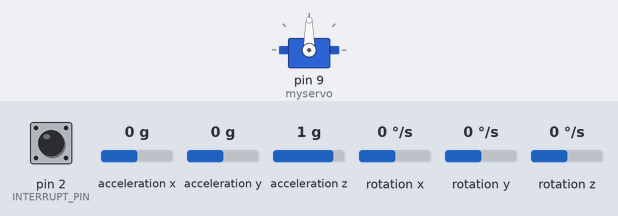
The sketch below on a simulated Arduino Uno, built with avr-gcc and run on an emulated ATmega328P. Parts: servo. The test bench sets the inputs (shaded band); at power-on: acceleration y 0 g, acceleration z 1 g, pin 2 (INTERRUPT_PIN) LOW, acceleration x 0 g, rotation x 0 °/s, rotation y 0 °/s, rotation z 0 °/s. The sensor or clock chip raises its interrupt line as the real part does; what the sketch prints to the serial monitor is not drawn.

Above: at 1.7 s.
1.8 s: acceleration y set to -1.4 g
At 2.1 s:
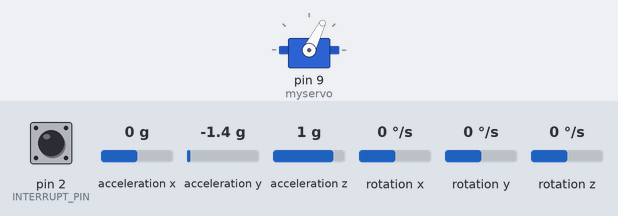
3.3 s: acceleration z set to -1.4 g
At 4.5 s:
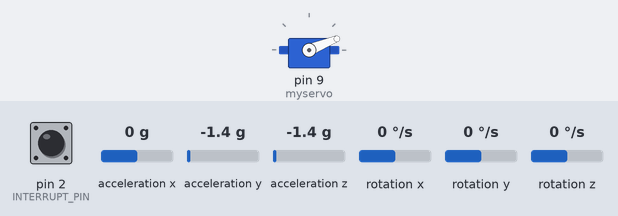
4.8 s: acceleration y set to -0.8 g
At 5.6 s:
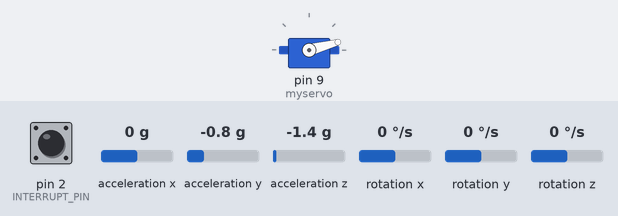
6.3 s: acceleration z set to 0 g
At 6.7 s:
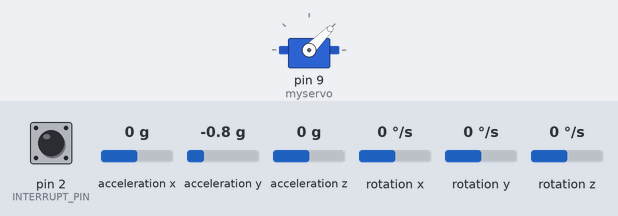
7.8 s: acceleration y set to 0.8 g
At 9.0 s:
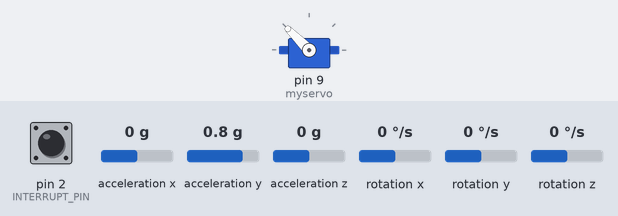
9.3 s: acceleration z set to -0.8 g
At 10.2 s:
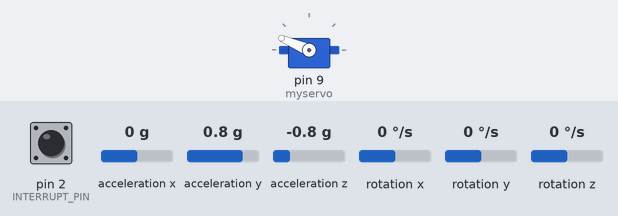
Timing chart, 0 to 11.8 s (numbered marks = the images above; inputs shaded):
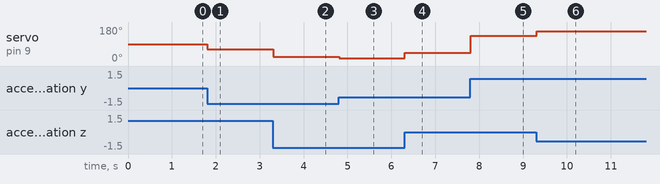

The sketch:

arduino_airplane.ino
```cpp
#include <MPU6050_6Axis_MotionApps_V6_12.h>
#include <Servo.h>

MPU6050 mpu;

#define INTERRUPT_PIN 2 // use pin 2 on Arduino Uno & most boards)

// MPU control/status vars
bool dmpReady = false;  // set true if DMP init was successful
uint8_t mpuIntStatus;   // holds actual interrupt status byte from MPU
uint8_t devStatus;      // return status after each device operation (0 = success, !0 = error)
uint16_t packetSize;    // expected DMP packet size (default is 42 bytes)
uint16_t fifoCount;     // count of all bytes currently in FIFO
uint8_t fifoBuffer[64]; // FIFO storage buffer

// orientation/motion vars
Quaternion q;        // [w, x, y, z]         quaternion container
VectorFloat gravity; // [x, y, z]            gravity vector
float ypr[3];        // [yaw, pitch, roll]   yaw/pitch/roll container and gravity vector

uint8_t teapotPacket[14] = { '$', 0x02, 0, 0, 0, 0, 0, 0, 0, 0, 0x00, 0x00, '\r', '\n' };

// ================================================================
// ===               INTERRUPT DETECTION ROUTINE                ===
// ================================================================

volatile bool mpuInterrupt = false; // indicates whether MPU interrupt pin has gone high
void dmpDataReady()
{
  mpuInterrupt = true;
}

// ================================================================
// ===                      INITIAL SETUP                       ===
// ================================================================

Servo myservo;

void setup()
{
  Serial.begin(115200);
  // join I2C bus (I2Cdev library doesn't do this automatically)
  Wire.begin();
  Wire.setClock(400000); // 400kHz I2C clock. Comment this line if having compilation difficulties

  Serial.println(F("Initializing I2C devices..."));
  mpu.initialize();
  pinMode(INTERRUPT_PIN, INPUT);

  // verify connection
  Serial.println(F("Testing device connections..."));
  Serial.println(mpu.testConnection() ? F("MPU6050 connection successful") : F("MPU6050 connection failed"));

  // wait for ready
  Serial.println(F("\nSend any character to begin DMP programming and demo: "));

  // load and configure the DMP
  Serial.println(F("Initializing DMP..."));
  devStatus = mpu.dmpInitialize();

  // supply your own gyro offsets here, scaled for min sensitivity
  mpu.setXGyroOffset(220);
  mpu.setYGyroOffset(76);
  mpu.setZGyroOffset(-85);
  mpu.setZAccelOffset(1788); // 1688 factory default for my test chip

  // make sure it worked (returns 0 if so)
  if (devStatus == 0)
  {
    // Calibration Time: generate offsets and calibrate our MPU6050
    mpu.CalibrateAccel(6);
    mpu.CalibrateGyro(6);
    //        mpu.PrintActiveOffsets();
    // turn on the DMP, now that it's ready
    mpu.setDMPEnabled(true);

    // enable Arduino interrupt detection
    Serial.print(F("Enabling interrupt detection (Arduino external interrupt "));
    Serial.print(digitalPinToInterrupt(INTERRUPT_PIN));
    Serial.println(F(")..."));
    attachInterrupt(digitalPinToInterrupt(INTERRUPT_PIN), dmpDataReady, RISING);
    mpuIntStatus = mpu.getIntStatus();

    // set our DMP Ready flag so the main loop() function knows it's okay to use it
    Serial.println(F("DMP ready! Waiting for first interrupt..."));
    dmpReady = true;

    // get expected DMP packet size for later comparison
    packetSize = mpu.dmpGetFIFOPacketSize();
  } else {
    // ERROR!
    // 1 = initial memory load failed
    // 2 = DMP configuration updates failed
    // (if it's going to break, usually the code will be 1)
    Serial.print(F("DMP Initialization failed (code "));
    Serial.print(devStatus);
    Serial.println(F(")"));
  }
  myservo.attach(9);
  myservo.write(90);
}

// ================================================================
// ===                    MAIN PROGRAM LOOP                     ===
// ================================================================

void loop()
{
  // if programming failed, don't try to do anything
  if (!dmpReady)
    return;

  // wait for MPU interrupt or extra packet(s) available
  while (!mpuInterrupt && fifoCount < packetSize)
  {
    if (mpuInterrupt && fifoCount < packetSize)
    {
      // try to get out of the infinite loop
      fifoCount = mpu.getFIFOCount();
    }
    // other program behavior stuff here
    // .
    // .
    // .
    // if you are really paranoid you can frequently test in between other
    // stuff to see if mpuInterrupt is true, and if so, "break;" from the
    // while() loop to immediately process the MPU data
    // .
    // .
    // .
  }

  // reset interrupt flag and get INT_STATUS byte
  mpuInterrupt = false;
  mpuIntStatus = mpu.getIntStatus();

  // get current FIFO count
  fifoCount = mpu.getFIFOCount();
  if (fifoCount < packetSize)
  {
    //Lets go back and wait for another interrupt. We shouldn't be here, we got an interrupt from another event
    // This is blocking so don't do it   while (fifoCount < packetSize) fifoCount = mpu.getFIFOCount();
  }
  // check for overflow (this should never happen unless our code is too inefficient)
  else if ((mpuIntStatus & (0x01 << MPU6050_INTERRUPT_FIFO_OFLOW_BIT)) || fifoCount >= 1024)
  {
    // reset so we can continue cleanly
    mpu.resetFIFO();
    //  fifoCount = mpu.getFIFOCount();  // will be zero after reset no need to ask

    // otherwise, check for DMP data ready interrupt (this should happen frequently)
  }
  else if (mpuIntStatus & (0x01 << MPU6050_INTERRUPT_DMP_INT_BIT))
  {

    // read a packet from FIFO
    while (fifoCount >= packetSize)
    { // Lets catch up to NOW, someone is using the dreaded delay()!
      mpu.getFIFOBytes(fifoBuffer, packetSize);
      // track FIFO count here in case there is > 1 packet available
      // (this lets us immediately read more without waiting for an interrupt)
      fifoCount -= packetSize;
    }
    teapotPacket[2] = fifoBuffer[0];
    teapotPacket[3] = fifoBuffer[1];
    teapotPacket[4] = fifoBuffer[4];
    teapotPacket[5] = fifoBuffer[5];
    teapotPacket[6] = fifoBuffer[8];
    teapotPacket[7] = fifoBuffer[9];
    teapotPacket[8] = fifoBuffer[12];
    teapotPacket[9] = fifoBuffer[13];
    Serial.write(teapotPacket, 14);
    teapotPacket[11]++;
    // display Euler angles in degrees
    mpu.dmpGetQuaternion(&q, fifoBuffer);
    mpu.dmpGetGravity(&gravity, &q);
    mpu.dmpGetYawPitchRoll(ypr, &q, &gravity);
    //            Serial.print("ypr\t");
    //            Serial.print(ypr[0]);
    //            Serial.print("\t");
    //            Serial.print(ypr[1]);
    //            Serial.print("\t");
    //            Serial.println(ypr[2]);
    myservo.write(map(ypr[2] * 180 / M_PI, -180, 180, 0, 180));
  }
}
```

Measured:
- after the input at 1.8 s, servo on pin 9 (myservo): 90° → 63° at once
- after the input at 3.3 s, servo on pin 9 (myservo): 63° → 22° at once
- after the input at 4.8 s, servo on pin 9 (myservo): 22° → 15° at once
- after the input at 6.3 s, servo on pin 9 (myservo): 15° → 45° at once
- after the input at 7.8 s, servo on pin 9 (myservo): 45° → 135° at once
- after the input at 9.3 s, servo on pin 9 (myservo): 135° → 157° at once
